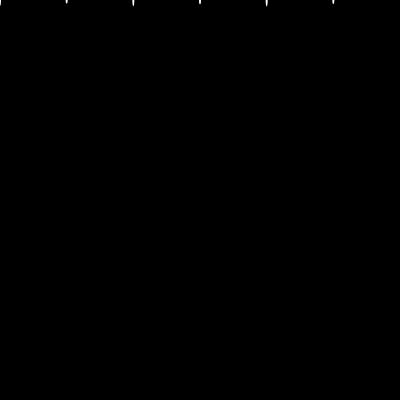
Frame 1 (no input)
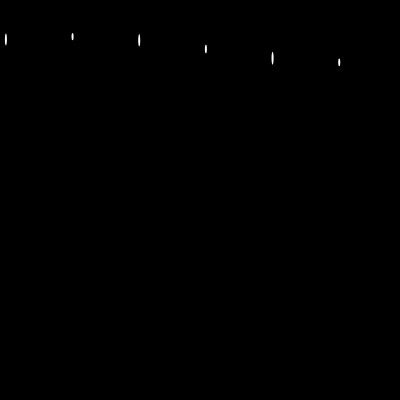
Frame 60 (no input)
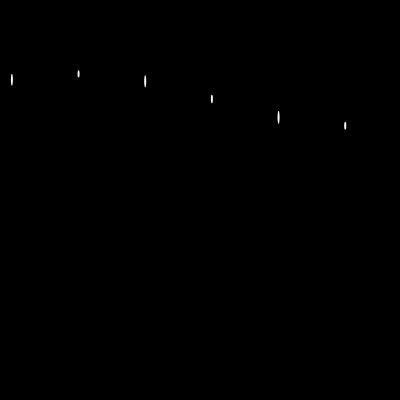
Frame 120 (the mouse pressed at the canvas centre since frame 60)

The p5.js sketch that drew these frames (run headless with seeded random() and noise() and a simulated clock; from frame 60 on, the mouse is pressed at the canvas centre):

// p5.js sketch
// ── sketch.js
let x1, y1;
let x2, y2;
let x3, y3;
let x4, y4;
let x5, y5;
let x6, y6;
let r1, r2, r3, r4, r5, r6;
let g1, g2, g3, g4, g5, g6;

function setup() {
    
    createCanvas(400, 400);


    x1 = 0;
    x2 = width/6 * 1;
    x3 = width/6 * 2;
    x4 = width/6 * 3;
    x5 = width/6 * 4;
    x6 = width/6 * 5;

    y1 = 0;
    y2 = 0;
    y3 = 0;
    y4 = 0;
    y5 = 0;
    y6 = 0;

    r1 = random(5, 15);
    r2 = random(5, 15);
    r3 = random(5, 15);
    r4 = random(5, 15);
    r5 = random(5, 15);
    r6 = random(5, 15);

    g1 = random(0.5, 1.2);
    g2 = random(0.5, 1.2);
    g3 = random(0.5, 1.2);
    g4 = random(0.5, 1.2);
    g5 = random(0.5, 1.2);
    g6 = random(0.5, 1.2);


    

    setInterval(function () {
        reset();

        r1 = random(5, 15);
        r2 = random(5, 15);
        r3 = random(5, 15);
        r4 = random(5, 15);
        r5 = random(5, 15);
        r6 = random(5, 15);

        g1 = random(0.5, 1.2);
        g2 = random(0.5, 1.2);
        g3 = random(0.5, 1.2);
        g4 = random(0.5, 1.2);
        g5 = random(0.5, 1.2);
        g6 = random(0.5, 1.2);

    }, 10000);
}


function draw() {
    
    background(0);

    noStroke();


    ellipse(x1, y1, 2, r1);
    ellipse(x2, y2, 2, r2);
    ellipse(x3, y3, 2, r3);
    ellipse(x4, y4, 2, r4);
    ellipse(x5, y5, 2, r5);
    ellipse(x6, y6, 2, r6);


    x1 += 0.1;
    x2 += 0.1;
    x3 += 0.1;
    x4 += 0.1;
    x5 += 0.1;
    x6 += 0.1;

    y1 += g1;
    y2 += g2;
    y3 += g3;
    y4 += g4;
    y5 += g5;
    y6 += g6;
    
}



function reset() {
    x1 = 0;
    x2 = width/6 * 1;
    x3 = width/6 * 2;
    x4 = width/6 * 3;
    x5 = width/6 * 4;
    x6 = width/6 * 5;

    y1 = 0;
    y2 = 0;
    y3 = 0;
    y4 = 0;
    y5 = 0;
    y6 = 0;
}
